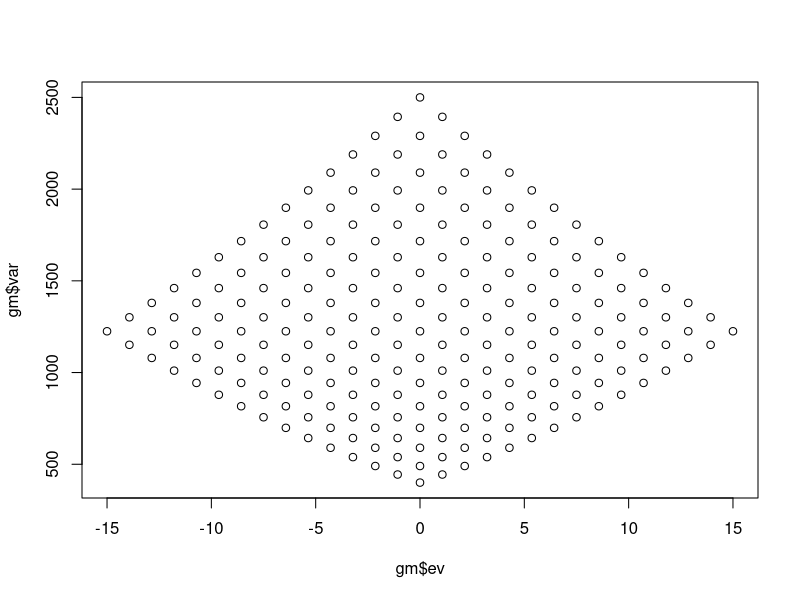
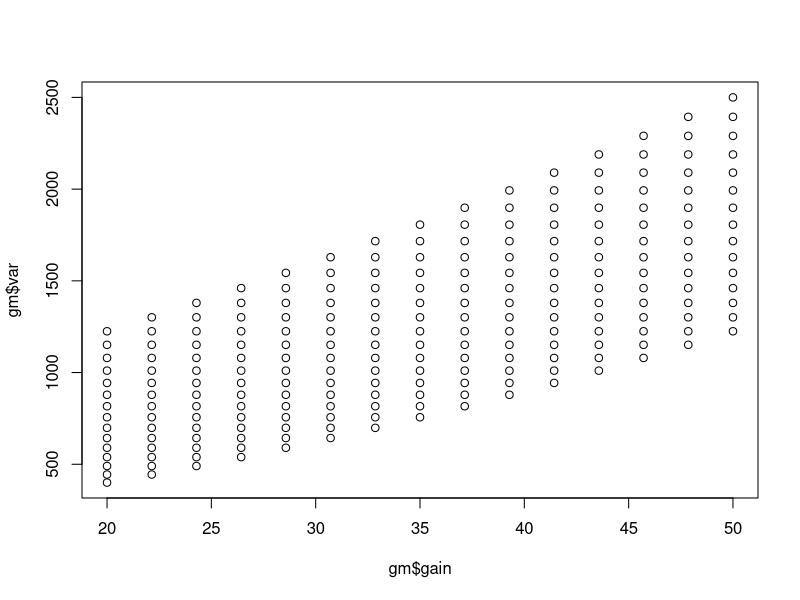
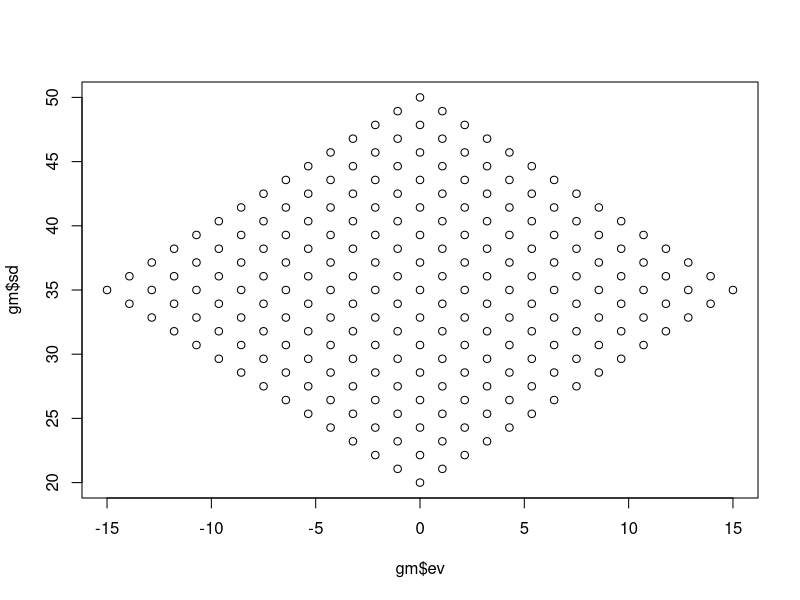
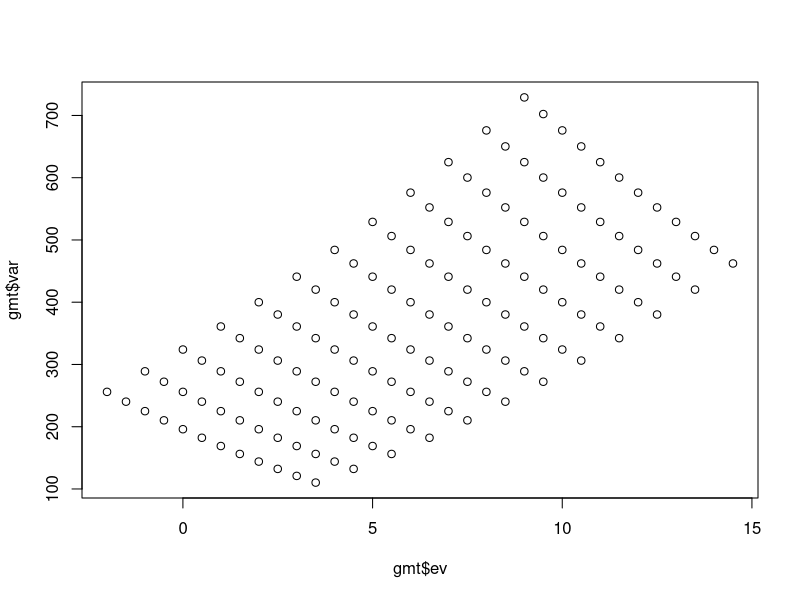
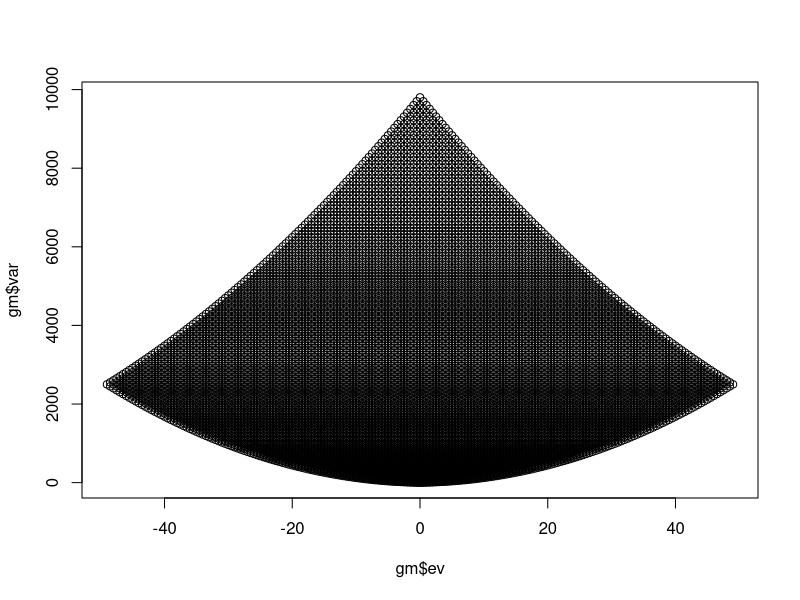
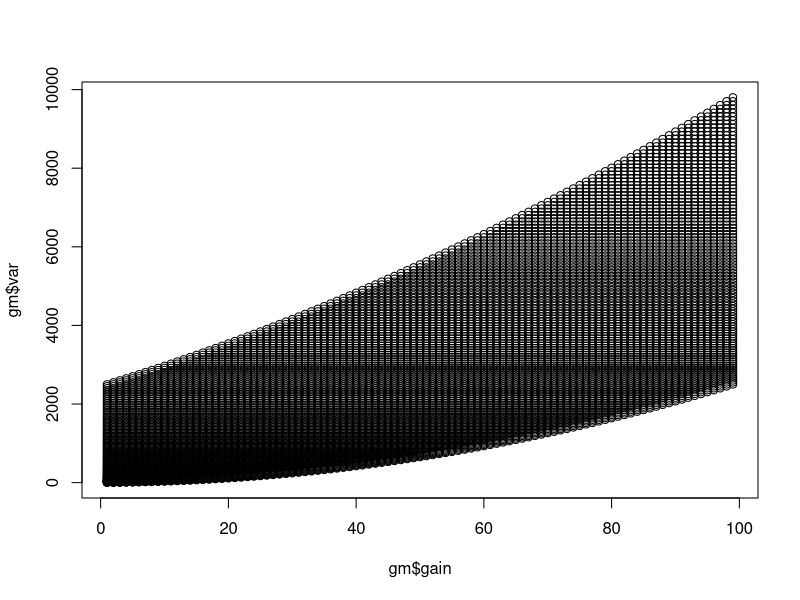
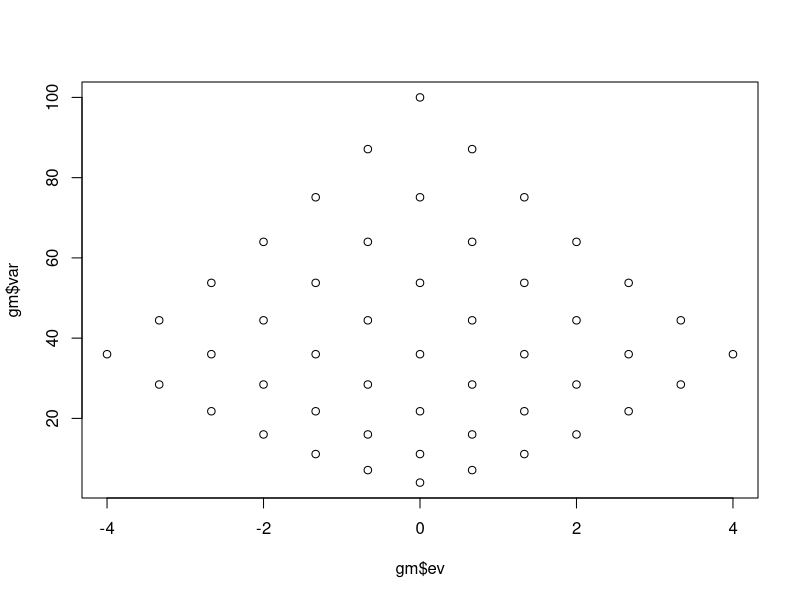
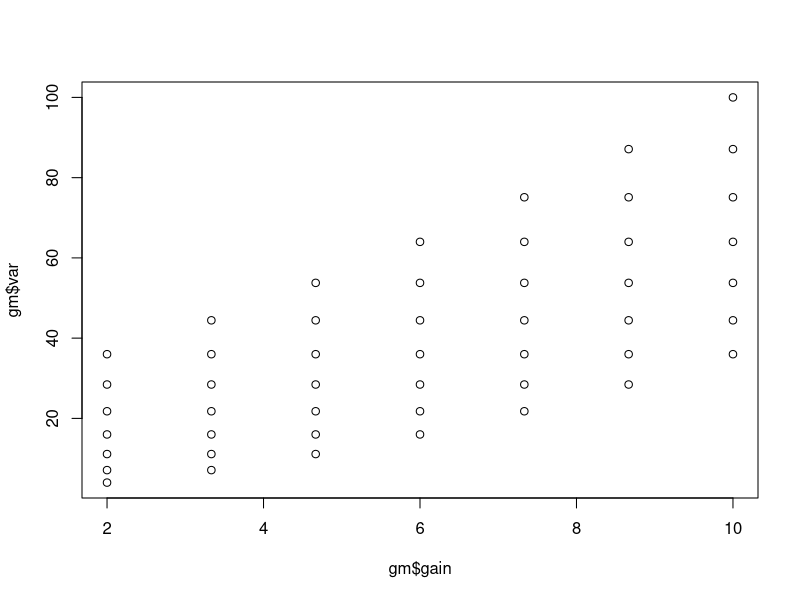

The R source for these figures, in order:
# de martino
gain = rep(seq(20,50,length.out = 15),times=15)
loss = rep(seq(20,50,length.out = 15),each=15)

gm     = data.frame(gain,loss)
gm$ev  = 0.5*gain + 0.5*loss*(-1)
gm$var = (0.5*gain + 0.5*loss)^2
gm$sd  = sqrt((0.5*gain + 0.5*loss)^2)
plot(gm$ev,gm$var)
plot(gm$gain,gm$var)
plot(gm$ev,gm$sd)
cor(gm$gain,gm$var)
cor(gm$loss,gm$var)
cor(gm$ev,gm$var)
cor(gm$ev,gm$sd)

# our case
gain = rep(seq(14,36,length.out = 12),times=12)
loss = rep(seq(7,18,length.out = 12),each=12)
gmt     = data.frame(gain,loss)
gmt$ev  = 0.5*gain + 0.5*loss*(-1)
gmt$var = (0.5*gain + 0.5*loss)^2
plot(gmt$ev,gmt$var)
cor(gmt$ev,gmt$var)
cor(gmt$gain,gmt$var)
cor(gmt$loss,gmt$var)

# canessa
gain = rep(seq(1,99,length.out = 99),times=99)
loss = rep(seq(1,99,length.out = 99),each=99)

gm     = data.frame(gain,loss)
gm$ev  = 0.5*gain + 0.5*loss*(-1)
gm$var = (0.5*gain + 0.5*loss)^2
plot(gm$ev,gm$var)
plot(gm$gain,gm$var)
cor(gm$gain,gm$var)
cor(gm$ev,gm$var)

# charpentier 1
gain = rep(seq(2,10,length.out = 7),times=7)
loss = rep(seq(2,10,length.out = 7),each=7)

gm     = data.frame(gain,loss)
gm$ev  = 0.5*gain + 0.5*loss*(-1)
gm$var = (0.5*gain + 0.5*loss)^2
plot(gm$ev,gm$var)
plot(gm$gain,gm$var)
cor(gm$gain,gm$var)
cor(gm$ev,gm$var)

# charpentier 2
gain = rep(seq(11,19,length.out = 7),times=7)
loss = rep(seq(2,10,length.out = 7),each=7)

gm     = data.frame(gain,loss)
gm$ev  = 0.5*gain + 0.5*loss*(-1)
gm$var = (0.5*gain + 0.5*loss)^2
plot(gm$ev,gm$var)
plot(gm$gain,gm$var)
cor(gm$gain,gm$var)
cor(gm$ev,gm$var)
